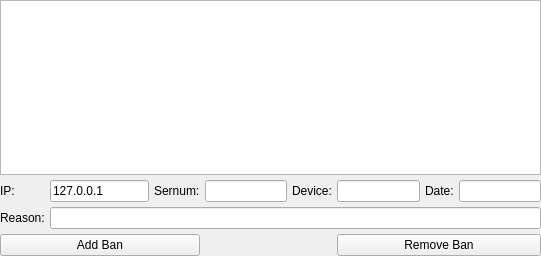
<?xml version="1.0" encoding="UTF-8"?>
<ui version="4.0">
 <class>BanWidget</class>
 <widget class="QWidget" name="BanWidget">
  <property name="geometry">
   <rect>
    <x>0</x>
    <y>0</y>
    <width>541</width>
    <height>256</height>
   </rect>
  </property>
  <property name="windowTitle">
   <string>Form</string>
  </property>
  <layout class="QGridLayout" name="gridLayout">
   <property name="leftMargin">
    <number>0</number>
   </property>
   <property name="topMargin">
    <number>0</number>
   </property>
   <property name="rightMargin">
    <number>0</number>
   </property>
   <property name="bottomMargin">
    <number>0</number>
   </property>
   <property name="spacing">
    <number>5</number>
   </property>
   <item row="0" column="0" colspan="8">
    <widget class="QTableView" name="banTable">
     <property name="alternatingRowColors">
      <bool>true</bool>
     </property>
     <property name="selectionMode">
      <enum>QAbstractItemView::SingleSelection</enum>
     </property>
     <property name="selectionBehavior">
      <enum>QAbstractItemView::SelectRows</enum>
     </property>
     <property name="sortingEnabled">
      <bool>true</bool>
     </property>
     <property name="cornerButtonEnabled">
      <bool>false</bool>
     </property>
     <attribute name="horizontalHeaderVisible">
      <bool>true</bool>
     </attribute>
     <attribute name="horizontalHeaderStretchLastSection">
      <bool>true</bool>
     </attribute>
     <attribute name="verticalHeaderVisible">
      <bool>false</bool>
     </attribute>
     <attribute name="verticalHeaderDefaultSectionSize">
      <number>20</number>
     </attribute>
     <attribute name="verticalHeaderMinimumSectionSize">
      <number>20</number>
     </attribute>
    </widget>
   </item>
   <item row="1" column="0">
    <widget class="QLabel" name="label">
     <property name="sizePolicy">
      <sizepolicy hsizetype="Fixed" vsizetype="Fixed">
       <horstretch>0</horstretch>
       <verstretch>0</verstretch>
      </sizepolicy>
     </property>
     <property name="text">
      <string>IP:</string>
     </property>
    </widget>
   </item>
   <item row="1" column="1">
    <widget class="QLineEdit" name="trgIP">
     <property name="sizePolicy">
      <sizepolicy hsizetype="Expanding" vsizetype="Fixed">
       <horstretch>0</horstretch>
       <verstretch>0</verstretch>
      </sizepolicy>
     </property>
     <property name="minimumSize">
      <size>
       <width>80</width>
       <height>0</height>
      </size>
     </property>
     <property name="text">
      <string>127.0.0.1</string>
     </property>
    </widget>
   </item>
   <item row="1" column="2">
    <widget class="QLabel" name="label_3">
     <property name="sizePolicy">
      <sizepolicy hsizetype="Fixed" vsizetype="Fixed">
       <horstretch>0</horstretch>
       <verstretch>0</verstretch>
      </sizepolicy>
     </property>
     <property name="text">
      <string>Sernum:</string>
     </property>
    </widget>
   </item>
   <item row="1" column="3">
    <widget class="QLineEdit" name="trgSN">
     <property name="sizePolicy">
      <sizepolicy hsizetype="Expanding" vsizetype="Fixed">
       <horstretch>0</horstretch>
       <verstretch>0</verstretch>
      </sizepolicy>
     </property>
     <property name="minimumSize">
      <size>
       <width>80</width>
       <height>0</height>
      </size>
     </property>
    </widget>
   </item>
   <item row="1" column="4">
    <widget class="QLabel" name="label_7">
     <property name="sizePolicy">
      <sizepolicy hsizetype="Fixed" vsizetype="Fixed">
       <horstretch>0</horstretch>
       <verstretch>0</verstretch>
      </sizepolicy>
     </property>
     <property name="text">
      <string>Device:</string>
     </property>
    </widget>
   </item>
   <item row="1" column="5">
    <widget class="QLineEdit" name="trgDV">
     <property name="minimumSize">
      <size>
       <width>80</width>
       <height>0</height>
      </size>
     </property>
    </widget>
   </item>
   <item row="1" column="6">
    <widget class="QLabel" name="label_5">
     <property name="sizePolicy">
      <sizepolicy hsizetype="Fixed" vsizetype="Fixed">
       <horstretch>0</horstretch>
       <verstretch>0</verstretch>
      </sizepolicy>
     </property>
     <property name="text">
      <string>Date:</string>
     </property>
    </widget>
   </item>
   <item row="1" column="7">
    <widget class="QLineEdit" name="trgWV">
     <property name="minimumSize">
      <size>
       <width>80</width>
       <height>0</height>
      </size>
     </property>
    </widget>
   </item>
   <item row="2" column="0">
    <widget class="QLabel" name="label_8">
     <property name="sizePolicy">
      <sizepolicy hsizetype="Preferred" vsizetype="Fixed">
       <horstretch>0</horstretch>
       <verstretch>0</verstretch>
      </sizepolicy>
     </property>
     <property name="text">
      <string>Reason:</string>
     </property>
    </widget>
   </item>
   <item row="2" column="1" colspan="7">
    <widget class="QLineEdit" name="reason">
     <property name="minimumSize">
      <size>
       <width>80</width>
       <height>0</height>
      </size>
     </property>
    </widget>
   </item>
   <item row="3" column="0" colspan="3">
    <widget class="QPushButton" name="addBan">
     <property name="sizePolicy">
      <sizepolicy hsizetype="Expanding" vsizetype="Fixed">
       <horstretch>0</horstretch>
       <verstretch>0</verstretch>
      </sizepolicy>
     </property>
     <property name="minimumSize">
      <size>
       <width>200</width>
       <height>0</height>
      </size>
     </property>
     <property name="text">
      <string>Add Ban</string>
     </property>
     <property name="autoDefault">
      <bool>false</bool>
     </property>
    </widget>
   </item>
   <item row="3" column="5" colspan="3">
    <widget class="QPushButton" name="removeBan">
     <property name="minimumSize">
      <size>
       <width>200</width>
       <height>0</height>
      </size>
     </property>
     <property name="text">
      <string>Remove Ban</string>
     </property>
     <property name="autoDefault">
      <bool>false</bool>
     </property>
    </widget>
   </item>
  </layout>
 </widget>
 <resources/>
 <connections/>
</ui>
